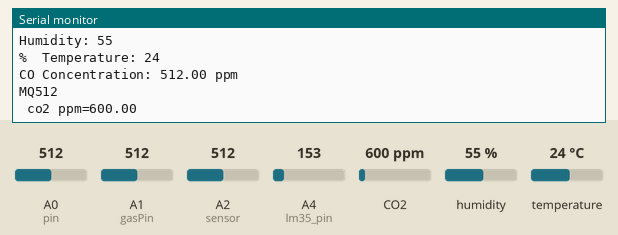
Recording of a sketch running on a simulated Arduino Uno, built with avr-gcc and run on an emulated ATmega328P. Shown: the last lines printed to the serial monitor. The inputs (shaded band) are chosen by the test bench; at power-on: CO2 600 ppm, humidity 55 %, A4 (lm35_pin) = 153, A0 (pin) = 512, A1 (gasPin) = 512, A2 (sensor) = 512, temperature 24 °C.

Above: at 1.8 s.
1.9 s: CO2 set to 452 ppm
At 3.3 s:
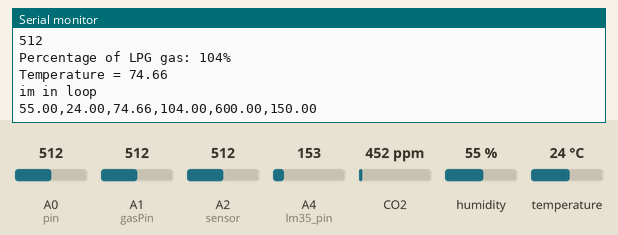
5.9 s: humidity set to 22 %
At 9.7 s:
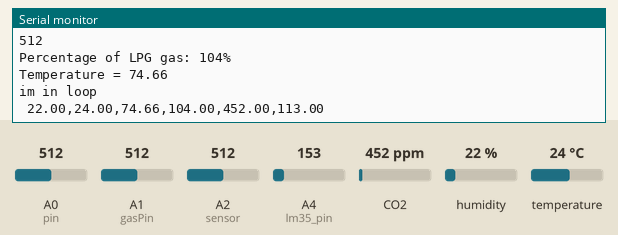
9.9 s: A4 (lm35_pin) set to 165
At 11.6 s:
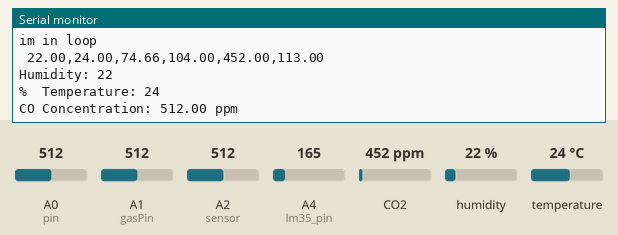
13.9 s: A0 (pin) set to 716
At 17.6 s:
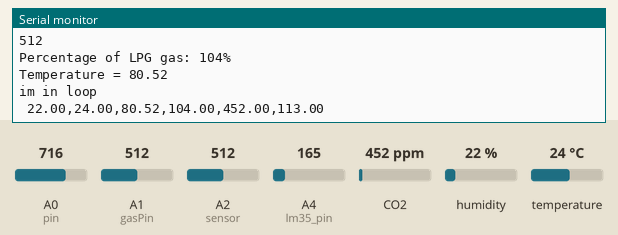
17.9 s: A1 (gasPin) set to 716
At 19.9 s:
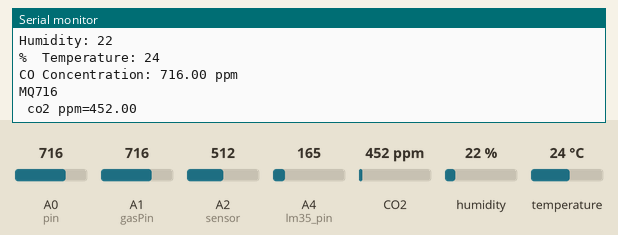
21.9 s: A2 (sensor) set to 716
At 24.3 s:
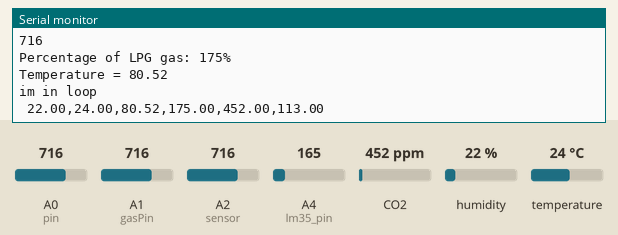

Measured:
- after the input at 5.9 s, the serial monitor: prints a new line after 1.4 s (image 2)
- after the input at 13.9 s, the serial monitor: prints a new line after 1.6 s (image 4)
- after the input at 17.9 s, the serial monitor: prints a new line after 0.23 s (image 5)
- after the input at 21.9 s, the serial monitor: prints a new line after 1.8 s (image 6)

The sketch:

Mq_and_Temp_Uno.ino
```cpp
#include <MQ135.h>
#include "DHT.h"
#include <SoftwareSerial.h>
SoftwareSerial Arduino(2, 5);//RX tx
#include <Wire.h>
const int gasPin = A1; // Pin number of the gas sensor
int pin = A0;
int sensorValue;
MQ135 gasSensor = MQ135(pin);
float rzero = gasSensor.getRZero();
int ppm = gasSensor.getPPM();
float data;
float sdata1 = 0; // temperature data
float sdata2 = 0; // MQ135 data
float sdata3 = 0; // MQ6 data
float sdata4 = 0; // MQ9 data
float sdata5 = 0; // Temp data
float sdata6 = 0; // Humidity data
String cdata; // complete data
#define DHTPIN 8
#define DHTTYPE DHT11
DHT dht(DHTPIN, DHTTYPE);
void setup() {
  Serial.begin(9600);
  Arduino.begin(9600);
  dht.begin();
}

void loop() {
  //---------------------------------------------------------Temperature_And_Humidity------------------------------
  int h = dht.readHumidity();
  int t = dht.readTemperature();
  float f = dht.readTemperature(true);
  if (isnan(h) || isnan(t) || isnan(f)) {
    Serial.println(F("Failed to read from DHT sensor!"));
    return;
  }
  float hif = dht.computeHeatIndex(f, h);
  float hic = dht.computeHeatIndex(t, h, false);
  Serial.print(F("Humidity: "));
  Serial.println(h);
  Serial.print(F("%  Temperature: "));
  Serial.println(t);
  //  //__________________________________________mq_9___________________________________________
  float gasValue = analogRead(A1);
  Serial.print("CO Concentration: ");
  Serial.print(gasValue);
  Serial.println(" ppm");
  delay(1000); // Delay for stability
  ////-------------------------------------------mQ135--------------------------------------------
  sensorValue = analogRead(pin);
  Serial.print("MQ");
  Serial.println(sensorValue);
  float co2_ppm = gasSensor.getPPM();
  int ppm = co2_ppm / 4;
  Serial.print(" co2 ppm=");
  Serial.println(co2_ppm);
  delay(1000);
  //------------------------------------------MQ_6---------------------------------------------
  int initialMQ6Value = 215; // Initial value when no gas is detected
  int detectedMQ6Value = analogRead(A2); // Read the current value from sensor

  // Map the sensor readings from the range 219-500 to 0-100 percentage scale
  int percentage = map(detectedMQ6Value, initialMQ6Value, 500, 0, 100);
  if (percentage <= 0)
  {
    percentage = 0;
  }
  // Print the percentage
  Serial.println( detectedMQ6Value);
  Serial.print("Percentage of LPG gas: ");
  Serial.print(percentage);
  Serial.println("%");
  //----------------------------------------------------LM_35--------------------------------------------
  const int lm35_pin = A4;  /* LM35 O/P pin */
  int temp_adc_val;
  float temp_val;
  temp_adc_val = analogRead(lm35_pin);  /* Read Temperature */
  temp_val = (temp_adc_val * 4.88); /* Convert adc value to equivalent voltage */
  temp_val = (temp_val / 10); /* LM35 gives output of 10mv/°C */
  Serial.print("Temperature = ");
  Serial.println(temp_val);
  ////____________________________________________________________________________________________________
  ////----------------------------Data send to Node------------------------------
  sdata1 = h; //humidity
  sdata2 = t; //Temp
  sdata3 = temp_val; //Lm35 value
  sdata4 = percentage; //Gass Lekage value MQ 6
  sdata5 = co2_ppm; // mQ 135
  sdata6 = ppm  ; //MQ 9
  // sdata6=


  Serial.println("im in loop");
  cdata = cdata + sdata1 + "," + sdata2 + "," + sdata3 + "," + sdata4 + "," + sdata5 + "," +  sdata6;
  Serial.println(cdata);
  Arduino.println(cdata);
  cdata = " ";

  delay(1000);
  delay(500);
}
```
